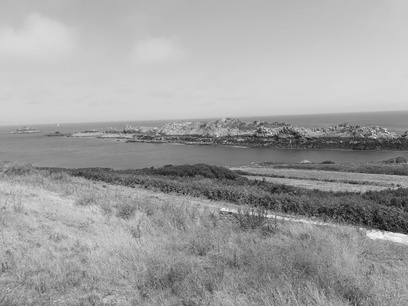
%> input picture cancale1.pgm, 408 x 306 px; the run also reads 1 picture not shown here
$ octave TP_mosaique.m   (GNU Octave 9; MATLAB toolbox functions it lacks are replaced by stand-ins)
%> lines starting %> are read from the running program, lines starting %| are printed output that depends on the picture
### harris.m
function [XY,R]=harris(Im,TailleFenetre,NbPoints,k)
%[XY,Res]=harris(Im,TailleFenetre,NbPoints,k);
%
% Im -> image
% TailleFenetre -> taille (impaire) de la fenetre du voisinage
%                  valeurs conseillees : entre 9 et 25
% NbPoints -> nombre de points desires
% k -> poids utilise dans le calcul de la reponse R, k dans [0.04,0.06]
% XY -> Matrice de taille NbPointsx2 contenant
%         respectivement les abscisses et les ordonnees des points
%         d'interets extraits
%      ATTENTION : La fonction de Harris ne doit pas retourner des points sur les bords
% R -> Image des reponses par le detecteur de Harris

%%%%%%%%%%%%%%%%%%%%%%%%%%%%%%%%%%%%%%%%%%%%%%%%%%%%%%%%%%%%%%%%%%%%%%%%%%%%%%%%%%%%%%%%%%%%%%%%
% Nota bene : les coordonnees utilisees sont x=j (numero de colonne) et y=i (numero de ligne). %
%%%%%%%%%%%%%%%%%%%%%%%%%%%%%%%%%%%%%%%%%%%%%%%%%%%%%%%%%%%%%%%%%%%%%%%%%%%%%%%%%%%%%%%%%%%%%%%%

% Verification et correction eventuelle des parametres donnes
if nargin < 4, k=0.05;      end
if nargin < 3, NbPoints=50;      end
if nargin < 2, TailleFenetre=9;  end

% (1.1) Calcul des dérivées images suivant les lignes et les colonnes
%       en utilisant la fonction gradient
Im = double(Im);
%%% A COMPLETER %%%
[Ii,Ij] = gradient(Im);

% (1.2) Calcul du filtre de lissage gaussien
% Calcul de sigma en fonction de la taille de la fenetre
sig = (TailleFenetre - 1)/4;
% Utilisation de fspecial pour Calcul du filtre de lissage gaussien
%%% A COMPLETER %%%
L = fspecial("gaussian", TailleFenetre, sig);

% (1.3) Calcul de la reponse R
% Calcul des elements A, B et C puis calcul de la reponse suivant l'equation (1)
% Utiliser conv2 avec l'option 'same' pour appliquer le filtre de lissage L
%%% A COMPLETER %%%

A = conv2(Ii.^2,L,'same');
B = conv2(Ij.^2,L,'same');
C = conv2(Ii.*Ij,L,'same');
%%% M = [A C; C B];
det = A.*B - C.^2;
trace = A + B;
R = det - k*(trace).^2;

% (2.1) Suppression des non-maxima locaux suivant l'equation (2)
% ATTENTION : il faut gérer le cas particulier des bords
% 1) Il est impossible de calculer le maximum local car une partie du voisinage n'existe pas
% 2) Il faut leur attribuer la valeur minimale afin qu'il ne soit pas selectionne par la suite
%%% A COMPLETER %%%
n2 = floor(TailleFenetre/2);
[l,c] = size(Im);
Res = zeros(l,c);

for i=(n2+1):(l-n2)
  for j=(n2+1):(c-n2)
      Rmax = max(R(i-n2:i+n2, j-n2:j+n2),[],'all');
      if R(i,j)==Rmax
          Res(i,j)=R(i,j);
      end
  end
end

% (2.2) Selection des NbPoints en fonction de "NbPoints" reponses les plus fortes
% Tri des reponses : utiliser sort en LINEARISANT Res au préalable
%%% A COMPLETER %%%
[~,is] = sort(reshape(Res,[],1) ,'descend');

% Selection des indices de NbPoints de plus fortes reponses
%%% A COMPLETER %%%
is = is(1:NbPoints);

% Calcul des indices dans l'image
% Utiliser ind2sub, attention a l'ordre pour recuperer les coordonnees
%%% A COMPLETER %%%
[Y,X]= ind2sub( size(Res) , is);

%%% A COMPLETER %%%
XY = [X,Y];

end

### voisinage.m
%%%%%%%%%%%%%%%%%%%%%%%%%%%%%%%%%%%%%%%%%%%%%%%%%%%%%%%%%%%%%%%%%%%%%%%%%%%%
% fonction renvoyant les niveaux de gris du voisinage de chaque point en ligne

function voisins = voisinage(I,xyPt,TailleFenetre)
% ENTREES
% I    : l'image
% xyPt : les coordonnees des points dont nous cherchons le voisinage.
%        ATTENTION : on fait l'hypothese qu'il n'y a aucun point sur les bords
% TailleFenetre    : La taille de la fenêtre de correlation correspond
%                    a TailleFenetre x TailleFenetre
% SORTIE
% voisins : une matrice contenant pour chaque ligne (= chaque point),
%           le voisinage du point associe
% Nombre de points pour lesquels leur voisinage est cherche
npt = size(xyPt,1);

% Initialisation
voisins = zeros(npt,TailleFenetre*TailleFenetre);

% Calcul de la demi-fenetre de correlation
k = floor(TailleFenetre/2);

%%%%%%%%%%%%%%%%%
% A COMPLETER %
%%%%%%%%%%%%%%%%%
for point = 1:npt
    x = xyPt(point,2);
    y = xyPt(point,1);
    fenetre_I = I(x-k:x+k, y-k:y+k);
    voisins(point,:) = reshape(fenetre_I,[],1);
end

### apparier_POI.m
function [XY_C1,XY_C2] = apparier_POI(Im1,XY_1,Im2,XY_2,TailleFenetre,seuil,contrainte,affichage)
% apparierPOI apparie les points d'interet stockes dans XY_1 et XY_2 entre
% les images Im1 et Im2 avec une fenetre de correlation de taille
% TailleFenetre
% seuil correspond au seuil utilise pour eliminer les erreurs d'appariement
% XY_C1 et XY_C2 sont les coordonnees des points de l'image 1
% apparies avec les points XY_C2 de l'image 2

% Nombre de points a mettre en correspondance
NbPoints=size(XY_1,1);

% Calcul de ZNCC
C = apparier_Points(Im1,XY_1,Im2,XY_2,TailleFenetre);
C = abs(C);

% Recherche par methode WTA (Winner Takes All)
% Indices des maxima sur les lignes
[max1, ind1_2] = max(C, [], 2);
ind1_2 = ind1_2(:);

% Indices des maxima sur les colonnes
[~, ind2_1] = max(C, [], 1);
ind2_1 = ind2_1(:);

% Verification de la contrainte de symetrie
% + seuillage du score de correlation
%%%%%%%%%%%%%%%%%%%%%%%%%%%%%%%%%%%%%%%%%%%%%%%%%%%%%%%%%%%%%%
%% PARTIE A MODIFIER AFIN D'APPLIQUER SYMETRIE ET SEUILLAGE %%
%%%%%%%%%%%%%%%%%%%%%%%%%%%%%%%%%%%%%%%%%%%%%%%%%%%%%%%%%%%%%%
% Cette premiere ligne doit etre modifiee pour appliquer les contraintes souhaitees %
switch string(contrainte)
    case "aucune"
        ind1 = ind1_2;

    case "symetrie"
        pts = (1:size(C,1))';
        pts_eq = ind2_1(ind1_2) == pts;
        ind1 = find(pts_eq);

    case "seuil"
        ind1 = find(max1 >= seuil);

    case "all"
        pts = (1:size(C,1))';
        pts_eq = ind2_1(ind1_2) == pts;
        ind1 = find(pts_eq & max1 >= seuil);

    otherwise
        error('Contrainte non reconnue');
end

% Cette deuxieme doit etre gardee telle quelle
ind2 = ind1_2(ind1);

% Affichage des appariements
mesurex1 = XY_1(ind1,1);
mesurey1 = XY_1(ind1,2);
mesurex2 = XY_2(ind2,1);
mesurey2 = XY_2(ind2,2);

if affichage
    figure;
    affichage_appariement(Im1,mesurex1,mesurey1,'Points d''interet Image 1',1,2,1);
    affichage_appariement(Im2,mesurex2,mesurey2,'Points d''interet correspondants Image 2',1,2,2);
end

XY_C1 = [mesurex1(:) mesurey1(:)];
XY_C2 = [mesurex2(:) mesurey2(:)];
end

### apparier_Points.m
% Fonction calculant pour chaque appariement de points possible
% ZNCC (Zero-mean Normalized Cross Correlation) definie par :
%                     (P1-/P1).(P2-/P2)            Cov(P1,P2)
%       ZNCC(P1,P2) = --------------------- = -----------------------
%                     ||P1 - /P1||||P2-/P2||   sqrt(Var(P1)*Var(P2))
%  * P1 = l'ensemble des niveaux de gris du voisinage du point p1=(p1x,p1y)
%    sur l'image I1
%  * P2 = l'ensemble des niveaux de gris du voisinage du point p2=(p2x,p2y)
%    sur l'image I2
%  * Cov(P1,P2) = E[(P1-E[P1])*(P2-E[P2])]
%               = Sum_{i=-k}^k Sum_{j=-k}^k  (I1(p1x+i,p1y+j)-E[P1])
%                                           *(I2(p2x+i,p2y+j)-E[P2])/(2*k+1)^2
%  * E[P1] = esperance de P1
%          = Sum_{i=-k}^k  Sum_{j=-k}^k I1(p1x+i,p1y+j)/(2*k+1)^2,
%  * E[P2] = esperance de P2
%          = Sum_{i=-k}^k  Sum_{j=-k}^k I2(p2x+i,p2y+j)/(2*k+1)^2,
%  * Var(P1) = variance de P1
%            = Sum_{i=-k}^k  Sum_{j=-k}^k (I1(p1x+i,p1y+j)-E[P1])^2/(2*k+1)^2
%
%  * Var(P2) = variance de P2
function C = apparier_Points(I1,Ptint1,I2,Ptint2,K)
% I1, I2 : les deux images
% Ptint1, Ptint2 : les coordonnees des points detectes sur l'image 1, resp. 2
% C : matrice contenant, pour chaque paire de points (en ligne : les points
%     de l'image 1, en colonne : les points de l'image 2), la valeur de la
%     mesure de correlation pour ces paires de points
% K : Taille de la fenetre de correlation utilisee

% Dimensions des images
[height_I1 width_I1] = size(I1);
[height_I2 width_I2] = size(I2);
% Nombres de points d'interet de l'image 1 et de l'image 2
nptI1 = size(Ptint1,1);
nptI2 = size(Ptint2,1);
% Construction de la matrice des mesures de correlation
% Suppression de tous les points pour lesquels la fenêtre de corrélation
% n'est pas appliquable
C = zeros(nptI1,nptI2);

% Determination des points dont le voisinage est dans l'image
indptI1 = find(  Ptint1(:,1)-K>=1 & Ptint1(:,1)+K<=width_I1 ...
               & Ptint1(:,2)-K>=1 & Ptint1(:,2)+K<=height_I1);
indptI2 = find(  Ptint2(:,1)-K>=1 & Ptint2(:,1)+K<=width_I2 ...
               & Ptint2(:,2)-K>=1 & Ptint2(:,2)+K<=height_I2);
nbptintI1 = size(indptI1,1); nbptintI2 = size(indptI2,1);

% Determination du voisinage : vois1, vois2 matrices composees
% pour chaque ligne des niveaux de gris du voisinage du point
% Appel a la fonction voisinage
%%%%%%%%%%%%%%%%%
%% A COMPLETER %%
%%%%%%%%%%%%%%%%%
vois1 =  voisinage(I1,Ptint1(indptI1,:),K);
vois2 =  voisinage(I2,Ptint2(indptI2,:),K);

% Nb Pixels par fenetre de correlation
NbPix = K*K;
% Calcul de tous les appariements possibles
[i1 i2] = meshgrid(1:nbptintI1,1:nbptintI2);
i1 = i1(:);
i2 = i2(:);

% Pour les images I1 et I2
% Moyenne des niveaux de gris du voisinage de chaque point
% Utilisation de mean
%%%%%%%%%%%%%%%%%
%% A COMPLETER %%
%%%%%%%%%%%%%%%%%
mean1 = mean(vois1,2);
mean2 = mean(vois2,2);

% Variance des niveaux de gris du voisinage de chaque point
% Utilisation de var
%%%%%%%%%%%%%%%%%
%% A COMPLETER %%
%%%%%%%%%%%%%%%%%
var1 = var(vois1,1,2);
var2 = var(vois2,1,2);

% Pour chaque combinaison de paires de points, la covariance
% entre les deux voisinages : le numerateur dans la formule ZNCC
%%%%%%%%%%%%%%%%%
%% A COMPLETER %%
%%%%%%%%%%%%%%%%%
v1 = vois1(i1,:) - repmat(mean1(i1),1,NbPix);
v2 = vois2(i2,:) - repmat(mean2(i2),1,NbPix);
covariance = mean(v1 .* v2,2);
% Calcul du score de correlation :
% ajouter le denominateur dans la formule ZNCC
% (le produit des variances)
%%%%%%%%%%%%%%%%%
%% A COMPLETER %%
%%%%%%%%%%%%%%%%%
den = sqrt(var1(i1).*var2(i2));
cor = covariance./den;

% Affectation a la matrice C
C(indptI1(i1)+(indptI2(i2)-1)*nptI1) = cor';

### homographie.m
% Estimation d'une matrice d'homographie H qui permet de passer d'une
% image I1 a une autre image I2 a partir de paires de points (homologues)
%
% H = [ h11 h12 h13 ; h21 h22 h23 ; h31 h32 h33 ]
% H possede 8 parametres independants.
% Chaque correspondance donne 2 equations.
% Ainsi pour estimer H, il faut au moins 4 paires de points.
%
% Il existe differentes manieres d'estimer H.
% Nous choisissons la resolution sous la contrainte ||h33|| = 1,
% au sens des moindres carres.

function [H] = homographie(XY_C1,XY_C2)
% Entrees :
%
% XY_C1 : matrice (NbPointsx2) contenant les coordonnees des Nbpoints dans l'image I1
% XY_C2 : matrice (NbPointsx2) contenant les coordonnees des Nbpoints HOMOLOGUES dans l'image I2
%	(colonne 1 : les x, colonne 2 : les y)
%
% Sortie :
% H : la matrice d'homographie estimee


% Les parametres hij de la matrice d'homographie H sont ranges dans
% un vecteur : H = [ h11 ... h33 ]' tel que
%           A * H = 0
% avec A qui depend des coordonnees de paires homologues, cf. equation (2)
% A = ( XY_C1(1,1) XY_C1(1,2) 1 0          0          0 -XY_C1(1,1)*XY_C2(1,1) -XY_C1(1,2)*XY_C2(1,1) -XY_C2(1,1)
%       0          0          0 XY_C1(1,1) XY_C1(1,2) 1 -XY_C1(1,1)*XY_C2(1,2) -XY_C1(1,2)*XY_C2(1,2) -XY_C2(1,2)
%       ... etc ... )

% Stocker dans une variable le nombre de points apparies
% ... A completer ...
Nb = size(XY_C1,1);

% Construction des matrices/vecteurs utiles pour construire la matrice A
% NE PAS UTILISER DE BOUCLE FORT
% ... A completer ...
x1 = XY_C1(:,1);
y1 = XY_C1(:,2);
x2 = XY_C2(:,1);
y2 = XY_C2(:,2);

A = [x1 y1 ones(Nb,1) zeros(Nb,3) -x1.*x2 -y1.*x2 -x2;
    zeros(Nb,3) x1 y1 ones(Nb,1) -x1.*y2 -y1.*y2 -y2];

% Estimation des parametres de H par decomposition en valeurs singulieres
% Utiliser la fonction matlab svd :
% H est le vecteur propre associee a la plus petite valeur propre de A^TA
% ... A completer ...
[~,~,V] = svd(A);
H = V(:,end);

% Former la matrice H de taille 3x3
% ... A completer ...
H = reshape(H,3,3).';

### TP_mosaique.m
clear all;
close all;

% Lecture des images
Im1 = imread('cancale1.pgm');
%> Im1 is the input picture: size 306x408 uint8; min 10, max 247, mean 160.1
Im2 = imread('cancale2.pgm');
Im3 = imread('cancale3.pgm');
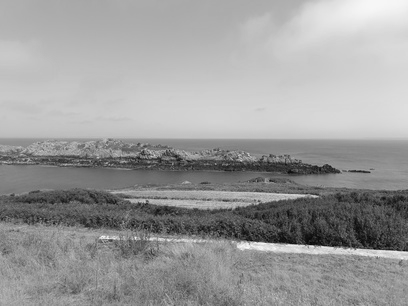
%> input picture cancale3.pgm, 408 x 306 px
%> Im3 is the input picture: size 306x408 uint8; min 4, max 252, mean 155.1
Im1_coul = imread('cancale1.jpg');
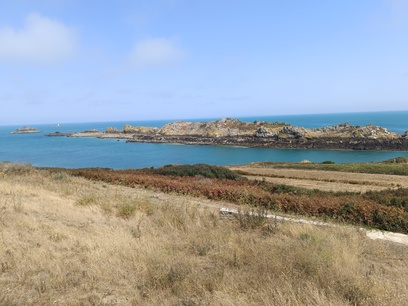
%> input picture cancale1.jpg, 408 x 306 px
%> Im1_coul is the input picture: size 306x408x3 uint8; mean R, G, B 153.6, 161.2, 167.6
Im2_coul = imread('cancale2.jpg');
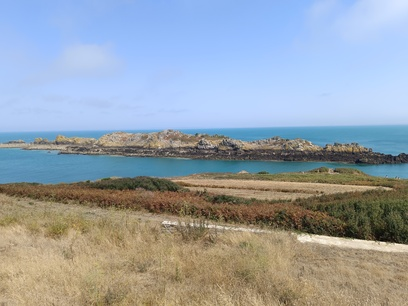
%> input picture cancale2.jpg, 408 x 306 px
%> Im2_coul is the input picture: size 306x408x3 uint8; mean R, G, B 150.7, 160.4, 169.3
Im3_coul = imread('cancale3.jpg');
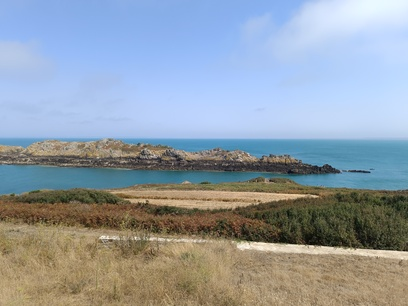
%> input picture cancale3.jpg, 408 x 306 px
%> Im3_coul is the input picture: size 306x408x3 uint8; mean R, G, B 145.7, 156.6, 166.6

% Affichage des deux premières images en niveaux de gris
figure;
affichage_image(Im1,'Image 1',1,2,1);
%> (this line was passed over: affichage_image is not available in this run)
affichage_image(Im2,'Image 2',1,2,2);
%> (this line was passed over: affichage_image is not available in this run)

% Choix des parametres
TailleFenetre = 15;
NbPoints = 100;
k = 0.05;
seuil = 0.9;


%%%%%%%%%%%%%%%%%%%%%%%%%%%%%%%%%%%%%%%%%%%%%%
% Detection des points d'interet avec Harris %
%%%%%%%%%%%%%%%%%%%%%%%%%%%%%%%%%%%%%%%%%%%%%%
% A DECOMMENTER POUR OBSERVER LA DETECTION DE HARRIS
[XY_1,Res_1] = harris(Im1,TailleFenetre,NbPoints,k);
%> after the loop in harris, `for i=(n2+1):(l-n2)`:
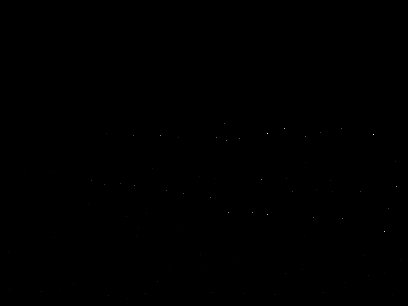
%> Res: size 306x408 double; min 0, max 195521, mean 26.5; drawn with min black and max white
%> in harris, `is = is(1:NbPoints);`: is = 100 values, max 122661 at index 56, min 2700 at index 61, mean 60971.6
%> in harris, `[Y,X]= ind2sub( size(Res) , is);`: Y = 100 values, max 299 at index 71, min 124 at index 23, mean 215.3; X = 100 values, max 401 at index 56, min 9 at index 61, mean 199.6
%> in harris, `XY = [X,Y];`: XY = 100 rows, first 12: [374 135; 268 134; 385 232; 268 215; 285 129; 397 187; 229 213; 161 136; 262 180; 253 213; 227 141; 306 137]
%> XY_1 has the same summary as XY in harris
[XY_2,Res_2] = harris(Im2,TailleFenetre,NbPoints,k);
%> in harris (call 2), `XY = [X,Y];`: XY = 100 rows, first 12: [202 143; 207 226; 378 242; 312 235; 301 148; 168 225; 225 142; 99 150; 193 225; 393 243; 203 191; 396 157]
%> XY_2 has the same summary as XY in harris
figure;
affichage_POI(Im1,XY_1,'POI Image 1',1,2,1);
%> (this line was passed over: affichage_POI is not available in this run)
affichage_POI(Im2,XY_2,'POI Image 2',1,2,2);
%> (this line was passed over: affichage_POI is not available in this run)

voisinage(Im1, [5 5; 10 10], 3)
%> the loop in voisinage, `for point = 1:npt` made 2 passes
%> fenetre_I on passes 1 to 2: [185 185 186; 186 186 186; 186 186 187], [188 188 188; 188 188 188; 189 189 189]
%> after the loop in voisinage, `for point = 1:npt`: voisins = [185 186 186 185 186 186 186 186 187; 188 188 189 188 188 189 188 188 189]
%> ans has the same summary as voisins in voisinage
%%%%%%%%%%%%%%%%%%%%%%%%%%%%%%%%%%%%
% Appariement des points d'interet %
%%%%%%%%%%%%%%%%%%%%%%%%%%%%%%%%%%%%
% A DECOMMENTER POUR OBSERVER LA MISE EN CORRESPONDANCE
% avec/sans verification des contraintes
contrainte = "all"; % choisir une contrainte : "aucune", "seuil", "symetrie" ou "all"
affichage = true;
[XY_C1,XY_C2] = apparier_POI(Im1,XY_1,Im2,XY_2,TailleFenetre,seuil,contrainte,affichage);
%> in apparier_Points, `indptI1 = find(  Ptint1(:,1)-K>=1 & Ptint1(:,1)+K<=width_I1 & Ptint1(:..`: indptI1 = 85 values from 1 to 100
%> in apparier_Points, `indptI2 = find(  Ptint2(:,1)-K>=1 & Ptint2(:,1)+K<=width_I2 & Ptint2(:..`: indptI2 = 88 values from 1 to 100
%> in apparier_Points, `nbptintI1 = size(indptI1,1)`: nbptintI1 = 85
%> in apparier_Points, `nbptintI2 = size(indptI2,1)`: nbptintI2 = 88
%> the loop in voisinage (call 2), `for point = 1:npt` made 85 passes
%> (x, y) on passes 1 to 12: (135, 374), (134, 268), (232, 385), (215, 268), (129, 285), (213, 229), (136, 161), (180, 262), (213, 253), (141, 227), (137, 306), (219, 343)
%> call 3 of voisinage, with TailleFenetre = 15
%> the loop in voisinage (call 3), `for point = 1:npt` made 88 passes
%> (x, y) on passes 1 to 12: (143, 202), (226, 207), (242, 378), (235, 312), (148, 301), (225, 168), (142, 225), (150, 99), (225, 193), (243, 393), (191, 203), (218, 223)
%> after the loop in voisinage (call 3), `for point = 1:npt`:
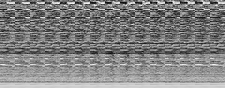
%> voisins: size 88x225 double; min 3, max 251, mean 129.6
%> in apparier_Points, `i1 = i1(:);`: i1 = 7480 values from 1 to 85
%> in apparier_Points, `i2 = i2(:);`: i2 = 7480 values, max 88 at index 88, min 1 at index 1, mean 44.5
%> in apparier_Points, `mean1 = mean(vois1,2);`: mean1 = 85 values, max 185.1 at index 83, min 78.45 at index 23, mean 134.1
%> in apparier_Points, `mean2 = mean(vois2,2);`: mean2 = 88 values, max 211.8 at index 86, min 68.2 at index 44, mean 129.6
%> in apparier_Points, `var1 = var(vois1,1,2);`: var1 = 85 values, max 6447.2 at index 3, min 110.5 at index 82, mean 755.8
%> in apparier_Points, `var2 = var(vois2,1,2);`: var2 = 88 values, max 7384.2 at index 10, min 2.89 at index 86, mean 981.7
%> in apparier_Points, `covariance = mean(v1 .* v2,2);`: covariance = 7480 values, max 6478.6 at index 179, min -3096.6 at index 883, mean 15.58
%> in apparier_Points, `den = sqrt(var1(i1).*var2(i2));`: den = 7480 values, max 6899.8 at index 186, min 17.86 at index 7214, mean 674.4
%> in apparier_Points, `cor = covariance./den;`: cor = 7480 values, max 0.973 at index 180, min -0.913 at index 2826, mean 0.0293
%> in apparier_POI, `C = abs(C);`:
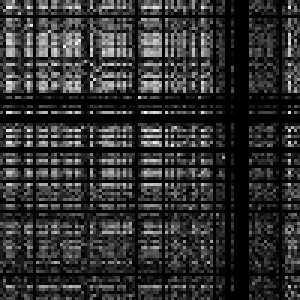
%> C: size 100x100 double (shown 3 times larger); min 0, max 0.973, mean 0.19
%> in apparier_POI, `[max1, ind1_2] = max(C, [], 2);`: max1 = 100 values, max 0.973 at index 3, min 0 at index 6, mean 0.531; ind1_2 = 100 values, max 99 at index 31, min 1 at index 6, mean 38.68
%> in apparier_POI, `[~, ind2_1] = max(C, [], 1);`: ind2_1 = 100 values, max 96 at index 25, min 1 at index 5, mean 31.63
%> in apparier_POI, `pts_eq = ind2_1(ind1_2) == pts;`: pts_eq = 100 logical values, 30 true
%> in apparier_POI, `ind1 = find(pts_eq & max1 >= seuil);`: ind1 = [3; 14; 15; 16; 38; 48]
%> in apparier_POI, `ind2 = ind1_2(ind1);`: ind2 = [4; 27; 26; 22; 49; 52]
%> in apparier_POI, `mesurex1 = XY_1(ind1,1);`: mesurex1 = [385; 217; 314; 240; 317; 153]
%> in apparier_POI, `mesurey1 = XY_1(ind1,2);`: mesurey1 = [232; 138; 218; 139; 190; 169]
%> in apparier_POI, `mesurex2 = XY_2(ind2,1);`: mesurex2 = [312; 159; 252; 182; 254; 90]
%> in apparier_POI, `mesurey2 = XY_2(ind2,2);`: mesurey2 = [235; 150; 226; 151; 199; 183]
%> in apparier_POI, `XY_C1 = [mesurex1(:) mesurey1(:)];`: XY_C1 = [385 232; 217 138; 314 218; 240 139; 317 190; 153 169]
%> in apparier_POI, `XY_C2 = [mesurex2(:) mesurey2(:)];`: XY_C2 = [312 235; 159 150; 252 226; 182 151; 254 199; 90 183]

%%%%%%%%%%%%%%%%%%%%%%%%%%%%%%%%%%%%%%%%%%%%%%%%%
% Estimation (et verification) de l'homographie %
%%%%%%%%%%%%%%%%%%%%%%%%%%%%%%%%%%%%%%%%%%%%%%%%%
% A DECOMMENTER QUAND HOMOGRAPHIE AURA ETE COMPLETEE
H = homographie(XY_C1,XY_C2)
%> in homographie, `x1 = XY_C1(:,1);`: x1 = [385; 217; 314; 240; 317; 153]
%> in homographie, `y1 = XY_C1(:,2);`: y1 = [232; 138; 218; 139; 190; 169]
%> in homographie, `x2 = XY_C2(:,1);`: x2 = [312; 159; 252; 182; 254; 90]
%> in homographie, `y2 = XY_C2(:,2);`: y2 = [235; 150; 226; 151; 199; 183]
%> in homographie, `[~,~,V] = svd(A);`: V = [-0.00194 -0.00189 -0.544 -0.479 -0.139 0.157 -0.656 -0.0203 -0.0134; -0.00123 0.00142 -0.36 -0.421 0.643 -0.366 0.381 0.00909 0.000419; -6.2e-06 8.37e-06 -0.00191 -0.00401 0.00268 -0.00753 -0.0221 0.129 0.991; -0.00162 0.00414 0.639 -0.483 0.38 0.436 -0.153 -0.00292 -0.00147; -0.00106 0.007 0.408 -0.246 -0.206 -0.798 -0.305 -0.00886 -0.0114; -5.42e-06 4.06e-05 0.00216 -0.00245 -0.00317 0.000794 0.0289 -0.991 0.13; 0.844 0.536 -0.00325 8.3e-05 0.000477 0.00215 -0.000989 -1.99e-05 -9.63e-06; 0.536 -0.844 0.0051 -0.00747 -0.00207 -0.00333 0.00172 4.67e-05 2.77e-06; 0.00264 -0.00536 -0.00446 0.546 0.616 -0.119 -0.554 -0.0209 -0.01]
%> in homographie, `H = V(:,end);`: H = [-0.0134; 0.000419; 0.991; -0.00147; -0.0114; 0.13; -9.63e-06; 2.77e-06; -0.01]
%> in homographie, `H = reshape(H,3,3).';`: H = [-0.0134 0.000419 0.991; -0.00147 -0.0114 0.13; -9.63e-06 2.77e-06 -0.01]

%%%%%%%%%%%%%%%%%%%%%%%%%
% Calcul de la mosaique %
%%%%%%%%%%%%%%%%%%%%%%%%%
% A DECOMMENTER QUAND HOMOGRAPHIE AURA ETE VALIDEE
%> (the run ends here)
